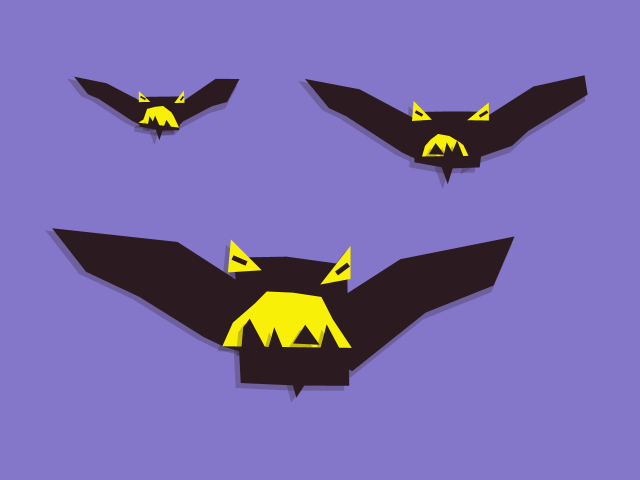
Frame 1 (no input)
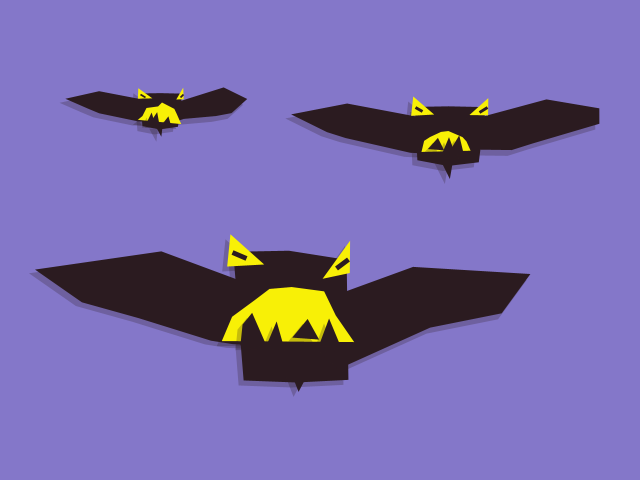
Frame 60 (the mouse pressed at the canvas centre just before this capture)
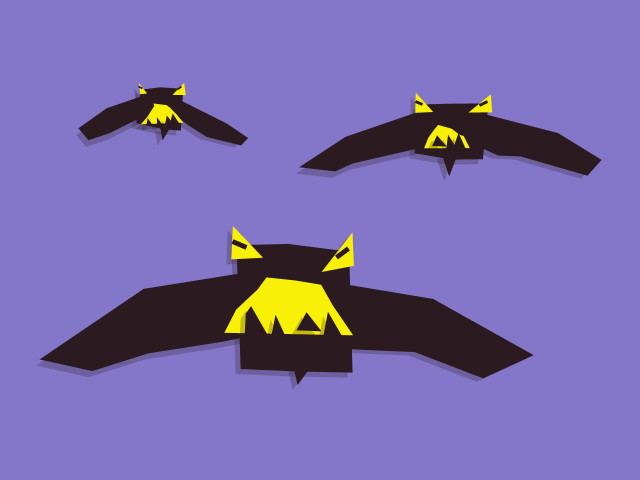
Frame 120 (the mouse held since frame 60 and released just before this capture)

The Processing sketch that drew these frames (run headless with seeded random() and noise(); from frame 60 on, the mouse is pressed at the canvas centre):

// Processing sketch: processing_75078
// ── processing_75078.pde

color black  = color(43, 27, 32);
color yellow = color(248, 240, 6);
color sky    = color(132, 119, 201);

final int BAT       = 0;
final int BAT_BODY  = 1; 
final int BAT_MOUTH = 2; 
final int BAT_TOOTH = 3;
final int BAT_WING  = 4; 
final int BAT_EYE   = 5; 
final int BAT_TAIL  = 6;
final int BAT_PATCH = 7;

final int SIDE_NONE = 0; 
final int SIDE_LEFT = -1;
final int SIDE_RIGHT = 1;

int whichChange = 0;
long lastChangeTime; 
BatPart moreBats[];


//=============================================
void setup() {
  size (640, 480); 
  background(sky);

  moreBats = new BatPart[3];
  moreBats[0] = new BatPart(0, BAT, width*0.25, height*0.23, SIDE_NONE, width*0.06);
  moreBats[1] = new BatPart(1, BAT, width*0.70, height*0.28, SIDE_NONE, width*0.10);
  moreBats[2] = new BatPart(2, BAT, width*0.45, height*0.65, SIDE_NONE, width/6.0);
}

//=============================================
void draw() {
  background(sky);


  // draw the bats
  for (int i=0;i<3; i++) {
    moreBats[i].draw();
  }

  // every once in a while, change them up
  if ((millis() - lastChangeTime) > 10000) {
    reviseNext();
    lastChangeTime = millis();
  }
}

void mousePressed() {
  reviseNext();
}
void keyPressed() {
  reviseNext();
}
void reviseNext() {
  randomSeed(millis());
  moreBats[whichChange].revise();
  whichChange = (whichChange+1)%3;
}


//=========================================================
class BatPart {

  boolean bDrawMe;
  boolean bDrawShadow;
  boolean bDrawRegPoint = false;
  int whatAmI;
  int whichSide;

  float xpts[];
  float ypts[];
  int npts; 
  float offsetT;

  float regX;
  float regY; 
  color partColor;

  int nSubParts; 
  BatPart subParts[];


  float batBodyMinW;
  float batBodyMaxW; 

  float bbw1; 
  float bbw5; 
  float bbh0; 
  int ID;

  BatPart (int id, int whatKind, float cx, float cy, int side, float bodyScale) {
    whatAmI = whatKind;
    whichSide = side;
    npts = 0; 
    bDrawMe = false;
    bDrawShadow = false;
    regX = cx;
    regY = cy;
    ID = id;

    batBodyMinW = bodyScale;
    batBodyMaxW = batBodyMinW*1.25; 

    revise();
  }

  void revise() {
    randomSeed (millis() + ID); 
    offsetT = random(1000); 


    bbw1 = 0.5*random(batBodyMinW, batBodyMaxW);
    bbw5 = 0.5*random(batBodyMinW, batBodyMaxW);
    bbh0 = bbw1 * random(0.70, 1.125); 

    switch(whatAmI) {

      //---------------------------------------
    case BAT: 
      nSubParts = 1;
      subParts = new BatPart[nSubParts];
      subParts[0] = new BatPart (3, BAT_BODY, 0, 0, SIDE_NONE, batBodyMinW); 
      break;

      //---------------------------------------
    case BAT_BODY: 
      // design own blob
      bDrawMe = true;
      bDrawShadow = true;

      partColor = black;
      npts = 6;
      xpts = new float[npts];
      ypts = new float[npts];

      xpts[0] = 0;
      xpts[1] = 0 + bbw1;
      xpts[2] = 0 + bbw1*random(0.75, 1.25);
      xpts[3] = 0 + 0.10*random(0-batBodyMinW, batBodyMinW);
      xpts[4] = 0 - bbw5*random(0.75, 1.25);
      xpts[5] = 0 - bbw5;

      ypts[0] = 0 - bbh0;
      ypts[1] = 0 - bbh0*random(0.85, 1.0);
      ypts[2] = 0 + bbh0*random(0.70, 1.0);
      ypts[3] = 0 + bbh0;
      ypts[4] = 0 + bbh0*random(0.70, 1.0);
      ypts[5] = 0 - bbh0*random(0.85, 1.0);

      float wxl = (xpts[4] + xpts[5])/2.0;
      float wyl = (ypts[4] + ypts[5])/2.0;
      float wxr = (xpts[1] + xpts[2])/2.0;
      float wyr = (ypts[1] + ypts[2])/2.0;

      boolean bHasTail = (random(1.0) < 0.7);
      nSubParts = 5;
      if (bHasTail) {
        nSubParts++;
      }
      subParts = new BatPart[nSubParts];
      int p = 0; 
      if (bHasTail) {
        subParts[p++] = new BatPart (4, BAT_TAIL, xpts[3], ypts[3], SIDE_NONE, batBodyMinW);
      }

      // make sure the wings are in phase...
      offsetT = random(1000); 
      subParts[p] = new BatPart (5, BAT_WING, wxl, wyl, SIDE_LEFT, batBodyMinW); 
      subParts[p].offsetT = offsetT;
      p++;
      subParts[p] = new BatPart (6, BAT_WING, wxr, wyr, SIDE_RIGHT, batBodyMinW); 
      subParts[p].offsetT = offsetT;
      p++;

      subParts[p++] = new BatPart (7, BAT_MOUTH, 0, 0, SIDE_NONE, batBodyMinW); 
      subParts[p++] = new BatPart (8, BAT_EYE, xpts[1], ypts[1], SIDE_RIGHT, batBodyMinW);
      subParts[p++] = new BatPart (9, BAT_EYE, xpts[5], ypts[5], SIDE_LEFT, batBodyMinW); 


      break;

      //---------------------------------------
    case BAT_MOUTH:
      bDrawMe = true;
      bDrawShadow = true; 
      partColor = yellow;

      npts = 8;
      xpts = new float[npts];
      ypts = new float[npts];

      xpts[0] = 0 + bbw1*random(0.65, 1.15);
      xpts[1] = 0 - bbw1*random(0.65, 1.15);

      ypts[0] = 0 + bbh0*random(0.45, 0.8);
      ypts[1] = 0 + bbh0*random(0.45, 0.8);

      float mx = (xpts[0] + xpts[1])/2.0;
      float my = (ypts[0] + ypts[1])/2.0;
      float mr = (xpts[0] - xpts[1])/2.0 * 0.9;
      for (int i=0; i<6; i++) {
        float a = PI + (i+1)/7.0 * PI + random(-0.15, 0.15);
        float mrr = mr * random(0.9, 1.1); 
        float px = mx + mrr * cos(a); 
        float py = my + mrr * sin(a); 
        xpts[i+2] = px;
        ypts[i+2] = py;
      }

      nSubParts = (int) random(2.75, 4.75); 
      subParts = new BatPart[nSubParts];
      for (int i=0; i<nSubParts; i++) {
        float dfrac = 1.0/nSubParts;
        float frac = (float)(i+1)/(nSubParts+1) + 0.25*random(-dfrac, dfrac);
        float tx = map(frac, 0, 1, xpts[0], xpts[1]);
        float ty = map(frac, 0, 1, ypts[0], ypts[1]);
        subParts[i] = new BatPart (10+i, BAT_TOOTH, tx, ty, SIDE_NONE, batBodyMinW);
      }
      break;

      //---------------------------------------
    case BAT_TOOTH:
      bDrawMe = true;
      bDrawShadow = true; 

      partColor = black;
      nSubParts = 0; 

      boolean bIrregular = (random(1.0) < 0.25);
      float bToothAboveSign = (random(1.0) < 0.125) ? -1:1; 
      npts = (bIrregular) ? 4:3;
      xpts = new float[npts];
      ypts = new float[npts];

      float ts = batBodyMinW * random(0.15, 0.27); 
      xpts[0] = 0; 
      xpts[1] = 0 + ts*random(0.33, 0.66); 
      xpts[2] = 0 - ts*random(0.33, 0.66);

      ypts[0] = 0 - ts;
      ypts[1] = 0 + ts*random(0.1, 0.2)*bToothAboveSign;
      ypts[2] = 0 + ts*random(0.1, 0.2)*bToothAboveSign;

      if (bIrregular) {
        xpts[3] = 0 - ts*random(0.2, 0.3); 
        ypts[3] = 0 - ts*random(0.5, 0.7);
      }
      break;

      //---------------------------------------
    case BAT_WING:
      partColor = black;
      bDrawMe = true;
      bDrawShadow = true;

      npts = 13;
      xpts = new float[npts];
      ypts = new float[npts];

      float wingw = batBodyMinW * 0.95;
      float wingh = batBodyMinW * 0.35;
      float dx = (whichSide == SIDE_RIGHT) ? wingw : 0-wingw;
      dx *= random(0.5, 0.85);

      for (int i=0; i<npts; i++) {
        float frac = ((i+0.5)/npts);
        frac = pow(frac, 3.0);
        float a = frac * TWO_PI;
        if (whichSide == SIDE_RIGHT) {
          a = 0-a + PI;
        }
        a += TWO_PI*random(-1, 1) * 0.03; 
        float wrx = wingw * random(0.9, 1.5); 
        float wry = wingh * random(0.6, 1.3); 
        xpts[i] = wrx * cos(a) + dx; 
        ypts[i] = wry * sin(a);
      }

      boolean bHasPatches = (random(1.0) < 0.3);
      nSubParts = (bHasPatches) ? 2:0;
      if (nSubParts > 0) {
        subParts = new BatPart[nSubParts];
        for (int i=0; i<nSubParts; i++) {
          subParts[i] = new BatPart (20+i, BAT_PATCH, regX, regY, whichSide, batBodyMinW);
        }
      }

      break;

      //---------------------------------------
    case BAT_EYE:
      bDrawMe = true;
      bDrawShadow = true; 

      nSubParts = 0; 
      partColor = yellow;
      npts = 3;
      xpts = new float[npts];
      ypts = new float[npts];

      if (whichSide == SIDE_RIGHT) {
        xpts[0] = 0 - batBodyMinW*random(0.20, 0.30);
        xpts[1] = 0 + batBodyMinW*random(0.02, 0.04);
        xpts[2] = 0 + batBodyMinW*random(0.03, 0.06);

        ypts[0] = 0 + batBodyMinW*random(0.1, 0.2);
        ypts[1] = 0 - batBodyMinW*random(0.1, 0.2);
        ypts[2] = 0 + batBodyMinW*random(0.1, 0.15);
      } 
      else if (whichSide == SIDE_LEFT) {
        xpts[0] = 0 + batBodyMinW*random(0.20, 0.30);
        xpts[1] = 0 - batBodyMinW*random(0.02, 0.04);
        xpts[2] = 0 - batBodyMinW*random(0.03, 0.06);

        ypts[0] = 0 + batBodyMinW*random(0.1, 0.2);
        ypts[1] = 0 - batBodyMinW*random(0.1, 0.2);
        ypts[2] = 0 + batBodyMinW*random(0.1, 0.15);
      }

      break;

      //---------------------------------------
    case BAT_TAIL:
      bDrawMe = true;
      bDrawShadow = true;

      nSubParts = 0; 
      partColor = black;
      npts = 3;
      xpts = new float[npts];
      ypts = new float[npts];

      xpts[0] = 0;
      xpts[1] = 0 - batBodyMinW * random(0.05, 0.18);
      xpts[2] = 0 + batBodyMinW * random(0.05, 0.18);

      ypts[0] = 0 + batBodyMinW * random(0.10, 0.50); 
      ypts[1] = 0 - batBodyMinW * 0.12; 
      ypts[2] = 0 - batBodyMinW * 0.12; 

      break;

      //---------------------------------------
    case BAT_PATCH:
      nSubParts = 0; 
      partColor = yellow;
      npts = 4;
      xpts = new float[npts];
      ypts = new float[npts];
      break;
    }
  }



  //=============================================
  void draw() {

    pushMatrix();
    translate(regX, regY); 

    if (whatAmI == BAT_WING) { 
      rotate ( 0.5* sin(offsetT + millis()/1000.0) * whichSide);
    } 
    else if (whatAmI == BAT_BODY) {
      translate (0, 0 - (batBodyMinW * 0.10) * sin(offsetT + millis()/1000.0));
    }

    if (bDrawMe && (npts > 0)) {
      smooth();
      noStroke();

      if (bDrawShadow) {
        fill (black, 64); 
        pushMatrix();
        translate(-5, 5); 
        randomSeed(1);
        beginShape();
        for (int i=0; i<npts; i++) {
          float px = xpts[i] +  10*(noise((millis() + random(0, 1000))/1500.0) - 0.5);
          float py = ypts[i] +  10*(noise((millis() + random(0, 1000))/1500.0) - 0.5);
          vertex(px, py);
        }
        endShape();
        popMatrix();
      }

      fill (partColor); 
      randomSeed(1);
      beginShape();
      for (int i=0; i<npts; i++) {
        float px = xpts[i] +  10*(noise((millis() + random(0, 1000))/1500.0) - 0.5);
        float py = ypts[i] +  10*(noise((millis() + random(0, 1000))/1500.0) - 0.5);
        vertex(px, py);
      }
      endShape();
    }


    if (nSubParts > 0) {
      for (int i=0; i<nSubParts; i++) {
        subParts[i].draw();
      }
    }

    if (whatAmI == BAT_EYE) {
      stroke(black);
      strokeWeight(batBodyMinW/22.0);
      strokeCap(SQUARE); 
      float ex = (xpts[0] + xpts[1] + xpts[2])/3.0;
      float ey = (ypts[0] + ypts[1] + ypts[2])/3.0;
      line(ex*1.75, ey*1.75, -ex*0.2, -ey*0.2);
      noStroke();
    }


    popMatrix();
  }
}
